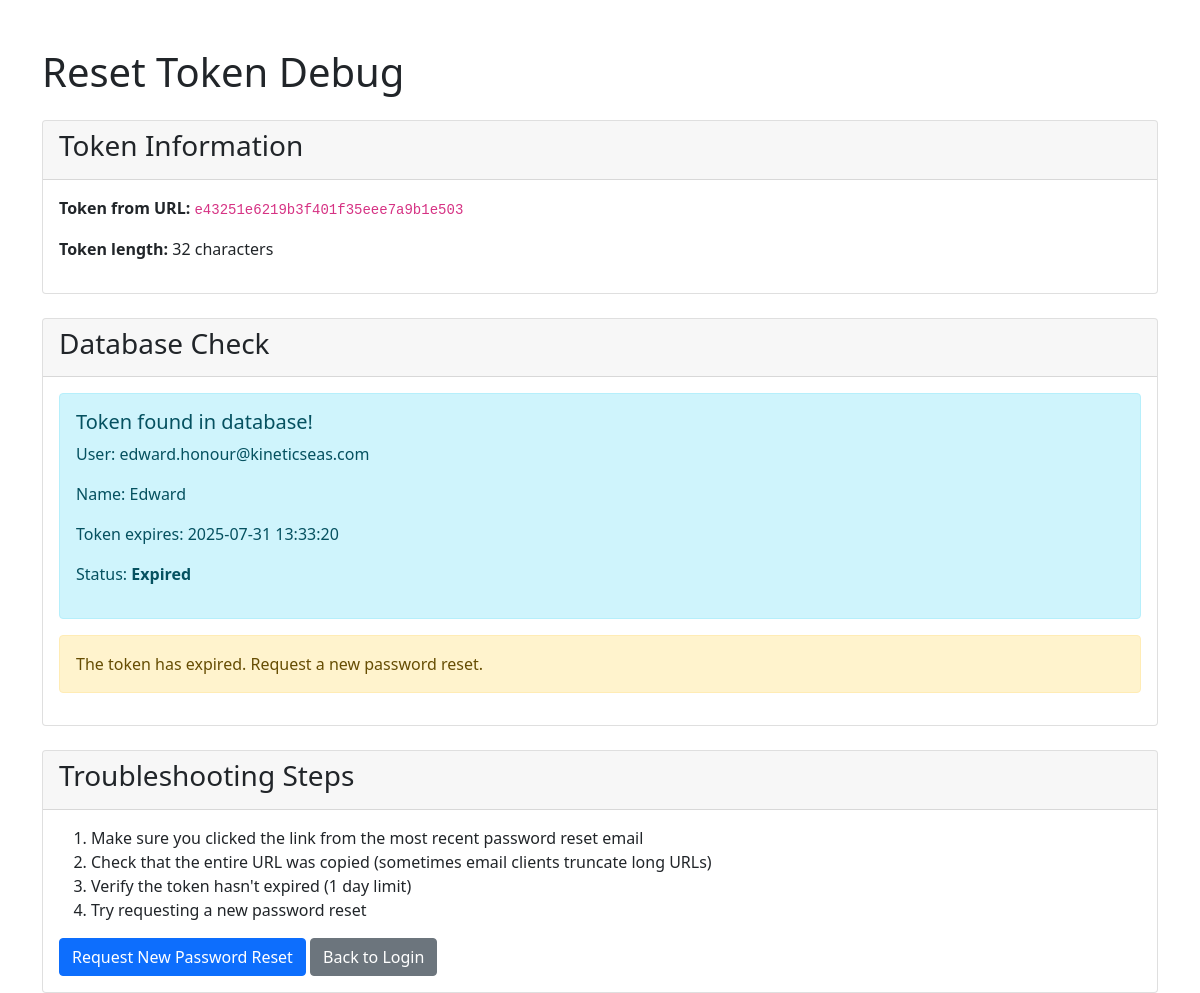
The app's page /html/debug-reset-token.php?token=e43251e6219b3f401f35eee7a9b1e503 with its own data.
### tables this page shows
CREATE TABLE `users` (
  `id` int(10) UNSIGNED NOT NULL,
  `email` varchar(255) NOT NULL,
  `global_role` enum('user','admin') DEFAULT 'user',
  `password_hash` varchar(255) NOT NULL,
  `api_key` varchar(64) DEFAULT NULL,
  `is_active` tinyint(1) NOT NULL DEFAULT 1,
  `first_name` varchar(100) NOT NULL,
  `last_name` varchar(100) NOT NULL,
  `slug` varchar(255) DEFAULT NULL,
  `student_id` varchar(50) DEFAULT NULL,
  `github_username` varchar(100) DEFAULT NULL,
  `plan` varchar(20) NOT NULL DEFAULT 'all',
  `profile_photo` varchar(255) DEFAULT NULL,
  `bio` text DEFAULT NULL,
  `skills` text DEFAULT NULL,
  `email_verified` tinyint(1) DEFAULT 0,
  `verification_token` varchar(100) DEFAULT NULL,
  `reset_token` varchar(100) DEFAULT NULL,
  `reset_token_expires` datetime DEFAULT NULL,
  `default_community_id` int(10) UNSIGNED DEFAULT NULL,
  `notification_preferences` longtext DEFAULT NULL CHECK (json_valid(`notification_preferences`)),
  `last_login` datetime DEFAULT NULL,
  `created_at` timestamp NULL DEFAULT current_timestamp(),
  `updated_at` timestamp NULL DEFAULT current_timestamp() ON UPDATE current_timestamp(),
  `skill_level` enum('beginner','intermediate','advanced','expert') DEFAULT 'beginner',
  `years_programming_experience` int(11) DEFAULT 0,
  `years_project_management_experience` int(11) DEFAULT 0,
  `programming_languages` text DEFAULT NULL,
  `database_technologies` text DEFAULT NULL,
  `timezone` varchar(50) DEFAULT NULL,
  `best_meeting_times` text DEFAULT NULL,
  `availability_hours` longtext DEFAULT NULL CHECK (json_valid(`availability_hours`)),
  `preferred_work_schedule` enum('full_time','part_time','flexible','weekends_only') DEFAULT 'flexible',
  `max_projects` int(11) DEFAULT 2,
  `leadership_interest` tinyint(1) DEFAULT 0,
  `mentoring_available` tinyint(1) DEFAULT 0,
  `remote_preference` enum('remote_only','hybrid','in_person','flexible') DEFAULT 'flexible',
  `ai_assisted_coding_current` decimal(2,1) DEFAULT 0.0,
  `ai_assisted_coding_goal` decimal(2,1) DEFAULT 0.0,
  `mcp_servers_current` decimal(2,1) DEFAULT 0.0,
  `mcp_servers_goal` decimal(2,1) DEFAULT 0.0,
  `ai_automations_current` decimal(2,1) DEFAULT 0.0,
  `ai_automations_goal` decimal(2,1) DEFAULT 0.0,
  `startup_operations_current` decimal(2,1) DEFAULT 0.0,
  `startup_operations_goal` decimal(2,1) DEFAULT 0.0,
  `ai_security_current` decimal(2,1) DEFAULT 0.0,
  `ai_security_goal` decimal(2,1) DEFAULT 0.0,
  `ai_infrastructure_current` decimal(2,1) DEFAULT 0.0,
  `ai_infrastructure_goal` decimal(2,1) DEFAULT 0.0,
  `rag_current` decimal(2,1) DEFAULT 0.0,
  `rag_goal` decimal(2,1) DEFAULT 0.0,
  `local_models_current` decimal(2,1) DEFAULT 0.0,
  `local_models_goal` decimal(2,1) DEFAULT 0.0,
  `supervised_fine_tuning_current` decimal(2,1) DEFAULT 0.0,
  `supervised_fine_tuning_goal` decimal(2,1) DEFAULT 0.0,
  `location_address` varchar(255) DEFAULT NULL COMMENT 'User-entered address or location',
  `location_city` varchar(100) DEFAULT NULL,
  `location_state` varchar(100) DEFAULT NULL,
  `location_country` varchar(100) DEFAULT NULL,
  `location_latitude` decimal(10,8) DEFAULT NULL COMMENT 'Latitude coordinate for map display',
  `location_longitude` decimal(11,8) DEFAULT NULL COMMENT 'Longitude coordinate for map display',
  `location_updated_at` timestamp NULL DEFAULT NULL COMMENT 'When location was last updated',
  `location_privacy` enum('public','community','private') DEFAULT 'community' COMMENT 'Who can see this users location',
  `notification_enabled` tinyint(1) DEFAULT 1,
  `notification_sound` tinyint(1) DEFAULT 1
);

### html/debug-reset-token.php (the view, shortened to what this page needs)
<?php
$token = $_GET['token'] ?? '';
?>
<!DOCTYPE html>
<html lang="en">
<head>
    <link href="https://cdn.jsdelivr.net/npm/bootstrap@5.1.3/dist/css/bootstrap.min.css" rel="stylesheet">
</head>
<body>
    <div class="container mt-5">
        <h1>Reset Token Debug</h1>
        <div class="card mt-4">
            <div class="card-header">
                <h3>Token Information</h3>
            </div>
            <div class="card-body">
                <p><strong>Token from URL:</strong> <code><?php echo htmlspecialchars($token); ?></code></p>
                <p><strong>Token length:</strong> <?php echo strlen($token); ?> characters</p>
            </div>
        </div>
        <?php if (!empty($token)): ?>
        <div class="card mt-4">
            <div class="card-header">
                <h3>Database Check</h3>
            </div>
            <div class="card-body">
                <?php
                try {
                    $db = getDB();
                    $stmt = $db->prepare("SELECT id, email, first_name, reset_token, reset_token_expires,
                                         CASE
                                             WHEN reset_token_expires > NOW() THEN 'Valid'
                                             ELSE 'Expired'
                                         END as status
                                         FROM users
                                         WHERE reset_token = ?");
                    $stmt->execute([$token]);
                    $user = $stmt->fetch();
                    if ($user) {
                        echo "<div class='alert alert-info'>";
                        echo "<h5>Token found in database!</h5>";
                        echo "<p>User: " . htmlspecialchars($user['email']) . "</p>";
                        echo "<p>Name: " . htmlspecialchars($user['first_name']) . "</p>";
                        echo "<p>Token expires: " . htmlspecialchars($user['reset_token_expires']) . "</p>";
                        echo "<p>Status: <strong>" . $user['status'] . "</strong></p>";
                        echo "</div>";
                        if ($user['status'] === 'Expired') {
                            echo "<div class='alert alert-warning'>The token has expired. Request a new password reset.</div>";
                        }
                    }
                } catch (Exception $e) {
                    echo "<div class='alert alert-danger'>Database error: " . htmlspecialchars($e->getMessage()) . "</div>";
                }
                ?>
            </div>
        </div>
        <?php endif; ?>
        <div class="card mt-4">
            <div class="card-header">
                <h3>Troubleshooting Steps</h3>
            </div>
            <div class="card-body">
                <ol>
                    <li>Make sure you clicked the link from the most recent password reset email</li>
                    <li>Check that the entire URL was copied (sometimes email clients truncate long URLs)</li>
                    <li>Verify the token hasn't expired (1 day limit)</li>
                    <li>Try requesting a new password reset</li>
                </ol>
                <div class="mt-3">
                    <a href="/forgot-password.php" class="btn btn-primary">Request New Password Reset</a>
                    <a href="/login" class="btn btn-secondary">Back to Login</a>
                </div>
            </div>
        </div>
    </div>
</body>
</html>

### records on screen
users: email "edward.honour@kineticseas.com", first_name "Edward", reset_token_expires "2025-07-31 13:33:20"

### other values on screen
$token "e43251e6219b3f401f35eee7a9b1e503"
strlen($token) "32"
$user['status'] "Expired"
